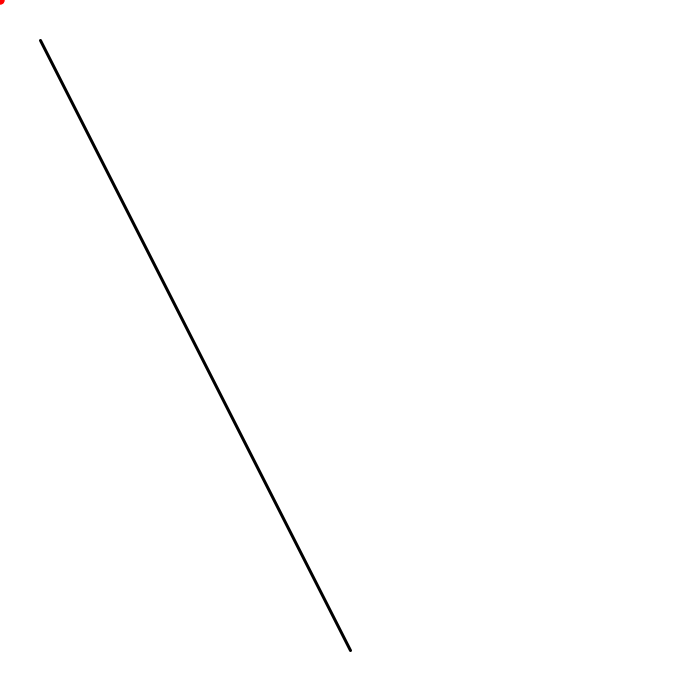
Frame 1 (no input)
Frame 60 (the mouse pressed at the canvas centre just before this capture): identical to frame 1, image omitted
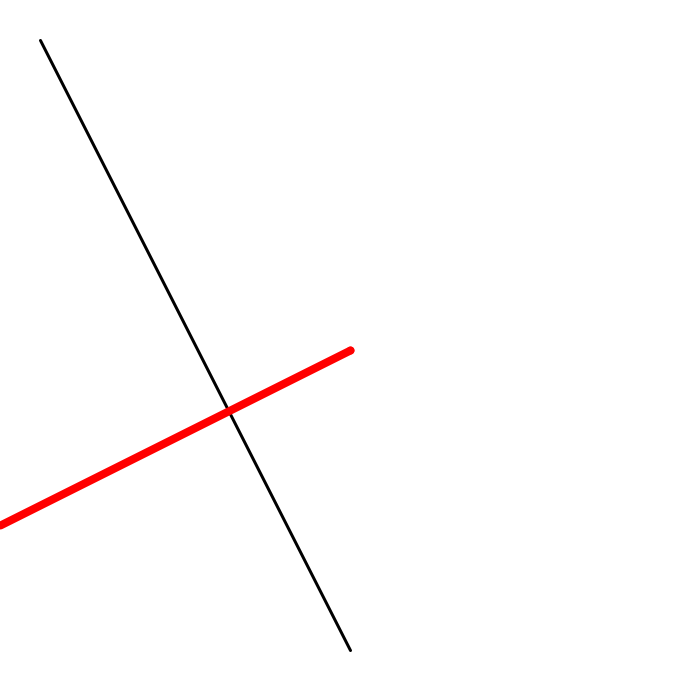
Frame 120 (the mouse held since frame 60 and released just before this capture)

The Processing sketch that drew these frames (run headless with seeded random() and noise(); from frame 60 on, the mouse is pressed at the canvas centre):

// Processing sketch: PerpendicularLine
// ── PerpendicularLine.pde
/*Goal:
Modify the code so that a line segment always connects the
point that follows the mouse to the given line, meeting the 
given line at a right angle.

*/


//variables
float x1=40,y1=40,x2=350,y2=650;//endpoints of "given line

void setup(){
  size(700,700);
  }//end setup

void draw(){
  //draw given line and point
  
  background(255);
  stroke(0);
  strokeWeight(1);
//  triangle(x1, y1, x2, y2, mouseX, mouseY);
  strokeWeight(3);
  line(x1,y1,x2,y2);
  stroke(255,0,0);
  strokeWeight(8);
  point(mouseX,mouseY);
  //point((-1*(mouseX))+((mouseY)),((mouseX))+(mouseY)/2);
  line((-1*(mouseX))+((mouseY)),((mouseX))+(mouseY)/2, mouseX, mouseY); // point A perpendicular line
  

  
}//end draw
